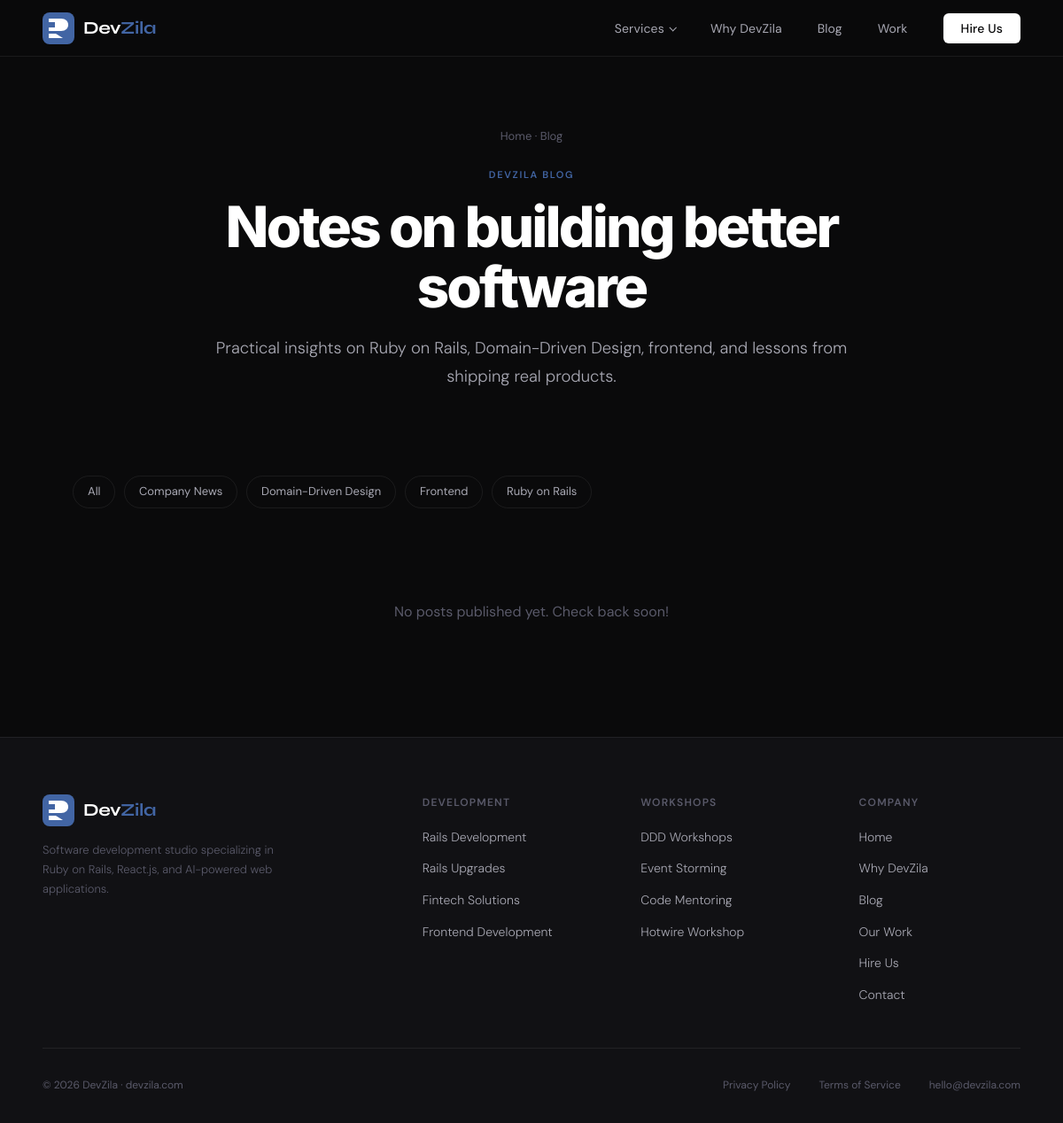
The app's page /blog.php?category=welcome-to-the-devzila-blog with its own data.
### tables this page shows
CREATE TABLE IF NOT EXISTS blog_categories (
  id          BIGINT UNSIGNED NOT NULL AUTO_INCREMENT,
  name        VARCHAR(150)    NOT NULL,
  slug        VARCHAR(160)    NOT NULL,
  created_at  DATETIME        NOT NULL DEFAULT CURRENT_TIMESTAMP,
  PRIMARY KEY (id),
  UNIQUE KEY uniq_category_slug (slug)
);

### lib/db.php (called while the page is built, shortened)
<?php
function e(?string $value): string
{
    return htmlspecialchars((string) $value, ENT_QUOTES, 'UTF-8');
}

### blog.php (the view, shortened to what this page needs)
<?php
require_once __DIR__ . '/lib/db.php';
$categorySlug = isset($_GET['category']) ? trim((string) $_GET['category']) : '';
$posts = [];
$categories = [];
$activeCategory = null;
$dbError = false;
try {
    $pdo = db();
    $categories = $pdo->query('SELECT name, slug FROM blog_categories ORDER BY name')->fetchAll();
    $sql = 'SELECT p.title, p.slug, p.excerpt, p.published_at, p.created_at,
                   a.name AS author_name, c.name AS category_name, c.slug AS category_slug
            FROM blog_posts p
            LEFT JOIN blog_authors a    ON a.id = p.author_id
            LEFT JOIN blog_categories c ON c.id = p.category_id
            WHERE p.status = "published"';
    $params = [];
    if ($categorySlug !== '') {
        $sql .= ' AND c.slug = :cat';
        $params[':cat'] = $categorySlug;
    }
    $sql .= ' ORDER BY COALESCE(p.published_at, p.created_at) DESC';
    $stmt = $pdo->prepare($sql);
    $stmt->execute($params);
    $posts = $stmt->fetchAll();
} catch (Throwable $ex) {
    $dbError = true;
}
require __DIR__ . '/partials/header.php';
?>
<header class="svc-header">
  <div class="breadcrumb"><a href="/">Home</a> · Blog</div>
  <div class="svc-label">DevZila Blog</div>
  <h1><?= $activeCategory ? e($activeCategory) : 'Notes on building better software' ?></h1>
  <p>Practical insights on Ruby on Rails, Domain-Driven Design, frontend, and lessons from shipping real products.</p>
</header>
<div class="blog-wrap">
  <?php if ($categories): ?>
  <div class="cat-pills">
    <a class="cat-pill <?= $categorySlug === '' ? 'active' : '' ?>" href="/blog">All</a>
    <?php foreach ($categories as $c): ?>
      <a class="cat-pill <?= $categorySlug === $c['slug'] ? 'active' : '' ?>" href="/blog?category=<?= e(urlencode($c['slug'])) ?>"><?= e($c['name']) ?></a>
    <?php endforeach; ?>
  </div>
  <?php endif; ?>
  <?php if ($dbError): ?>
    <div class="blog-empty">The blog is temporarily unavailable. Please check back soon.</div>
  <?php elseif (!$posts): ?>
    <div class="blog-empty">No posts published yet. Check back soon!</div>
  <?php endif; ?>
</div>
<?php require __DIR__ . '/partials/footer.php'; ?>

### assets/site.css (style rules this page uses)
*, *::before, *::after { box-sizing: border-box; margin: 0; padding: 0; }
:root { --bg-0: #0a0a0b; --bg-1: #111114; --bg-2: #17171c; --bg-3: #1e1e25; --bg-card: #13131a; --border: rgba(255,255,255,0.07); --border-hover: rgba(255,255,255,0.15); --accent: #c8372d; --text-0: #f0f0f2; --text-1: #a8a8b3; --text-2: #5a5a6a; --brand-blue: rgb(66 101 164); --closeos-green: #22d48a; --font-display: 'Syne', sans-serif; --font-body: 'DM Sans', sans-serif; --font-mono: 'DM Mono', monospace; }
html { scroll-behavior: smooth; }
body { background: var(--bg-0); color: var(--text-0); font-family: var(--font-body); font-size: 16px; line-height: 1.6; -webkit-font-smoothing: antialiased; overflow-x: hidden; }
a { color: inherit; }
.svc-header { padding: 9rem 2rem 3rem; max-width: 920px; margin: 0 auto; text-align: center; }
.breadcrumb { font-size: 13px; color: var(--text-2); margin-bottom: 1.5rem; }
.breadcrumb a { color: var(--text-2); text-decoration: none; transition: color 0.2s; }
.svc-label { font-size: 11px; font-weight: 600; letter-spacing: 0.15em; text-transform: uppercase; color: var(--brand-blue); margin-bottom: 1rem; }
.svc-header h1 { font-family: 'Inter', sans-serif; font-size: clamp(2.4rem, 6vw, 4rem); font-weight: 800; line-height: 1.05; letter-spacing: -0.045em; color: #ffffff; margin-bottom: 1.25rem; }
.svc-header p { font-size: clamp(1rem, 2vw, 1.15rem); color: var(--text-1); max-width: 62ch; margin: 0 auto 2rem; line-height: 1.75; font-weight: 300; }
.blog-wrap { max-width: 1100px; margin: 0 auto; padding: 1rem 2rem 4rem; }
.cat-pills { display: flex; flex-wrap: wrap; gap: 0.6rem; margin-bottom: 2.5rem; }
.cat-pill { padding: 7px 16px; border-radius: 100px; border: 1px solid var(--border); font-size: 13px; color: var(--text-1); text-decoration: none; transition: border-color 0.2s, color 0.2s, background 0.2s; }
.blog-empty { text-align: center; color: var(--text-2); padding: 4rem 1rem; }

### records on screen
blog_categories: name "Company News"
blog_categories: name "Domain-Driven Design"
blog_categories: name "Frontend"
blog_categories: name "Ruby on Rails"
